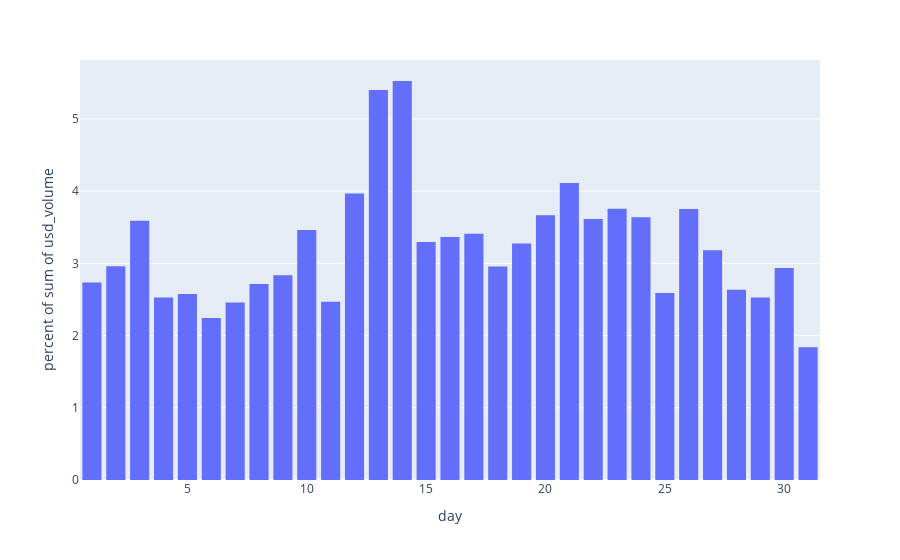

Notebook cell for this chart:
### Code cell
# Plot the results

fig = px.histogram(data_frame=day_df.to_pandas(), x="day", y="usd_volume",  nbins=31, histnorm="percent")
fig.update_layout(bargap=0.2)
fig.show()

### Figure 1 — Plotly figure (JSON) as saved in the notebook; plotly's stock layout.template omitted (floating-point values rounded to 4 significant figures)
{"data": [{"alignmentgroup": "True", "bingroup": "x", "histfunc": "sum", "histnorm": "percent", "hovertemplate": "day=%{x}<br>percent of sum of usd_volume=%{y}<extra></extra>", "legendgroup": "", "marker": {"color": "#636efa", "pattern": {"shape": ""}}, "name": "", "nbinsx": 31, "offsetgroup": "", "orientation": "v", "showlegend": false, "type": "histogram", "x": [1, 2, 3, 4, 5, 6, 7, 8, 9, 10, 11, 12, 13, 14, 15, 16, 17, 18, 19, 20, 21, 22, 23, 24, 25, 26, 27, 28, 29, 30, 31], "xaxis": "x", "y": [241600000.0, 261500000.0, 317400000.0, 223300000.0, 227600000.0, 198400000.0, 217200000.0, 239800000.0, 250500000.0, 305800000.0, 218200000.0, 350600000.0, 477200000.0, 488300000.0, 291300000.0, 297400000.0, 301500000.0, 261400000.0, 289500000.0, 324000000.0, 363300000.0, 319400000.0, 331900000.0, 321700000.0, 228800000.0, 331700000.0, 281200000.0, 232900000.0, 223300000.0, 259400000.0, 162300000.0], "yaxis": "y"}], "layout": {"autosize": true, "bargap": 0.2, "barmode": "relative", "legend": {"tracegroupgap": 0}, "margin": {"t": 60}, "xaxis": {"anchor": "y", "autorange": true, "domain": [0, 1], "range": [0.5, 31.5], "title": {"text": "day"}, "type": "linear"}, "yaxis": {"anchor": "x", "autorange": true, "domain": [0, 1], "range": [0, 5.816], "title": {"text": "percent of sum of usd_volume"}, "type": "linear"}}}
